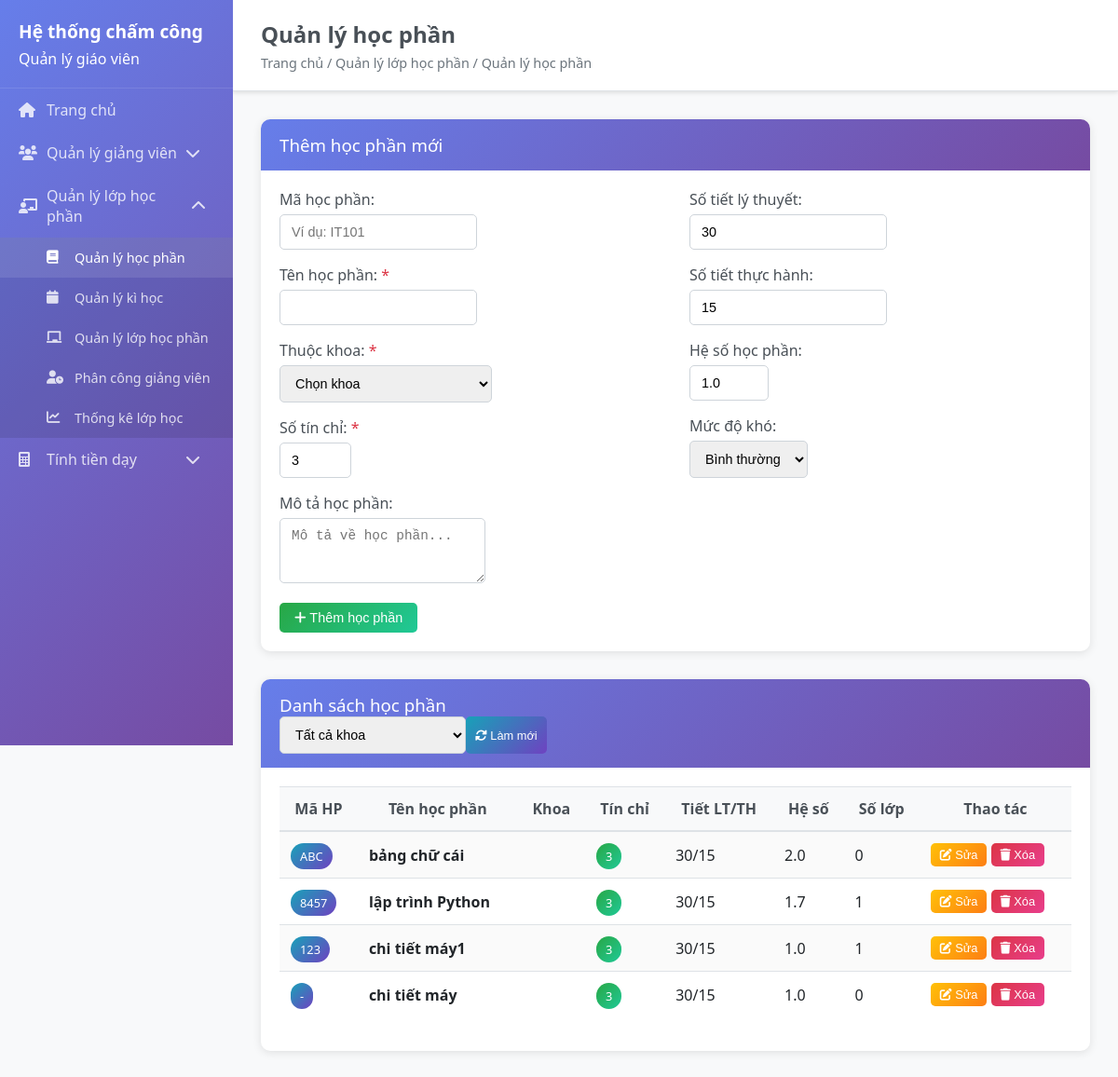
Page /subjects on the committed database.
### backend/models/subject.py (models this page shows, shortened)
class Subject(BaseModel):
    __tablename__ = 'subjects'
    code = db.Column(db.String(20), unique=True, nullable=True)
    name = db.Column(db.String(100), nullable=False)
    credits = db.Column(db.Integer, default=3)
    department_id = db.Column(db.Integer, db.ForeignKey('departments.id'), nullable=True, default=1)
    theory_hours = db.Column(db.Integer, default=0)
    practice_hours = db.Column(db.Integer, default=0)
    total_hours = db.Column(db.Integer, default=0)
    subject_coefficient = db.Column(db.Numeric(3, 2), default=1.0)
    difficulty_level = db.Column(db.String(20), default='normal')
    description = db.Column(db.Text, nullable=True)
    prerequisites = db.Column(db.Text, nullable=True)
    department = db.Column(db.String(100), nullable=True)
    student_count = db.Column(db.Integer, default=0)
    is_active = db.Column(db.Boolean, default=True)
    department_ref = db.relationship('Department', foreign_keys=[department_id], backref='subjects')
    @property
    def total_classes(self):
        try:
            from models.teaching_assignment import TeachingAssignment
            return TeachingAssignment.query.filter_by(subject_id=self.id).count()
        except:
            return 0

### backend/app.py (the view, shortened to what this page needs)
@app.route('/subjects')
def subjects():
    try:
        subjects_list = []
        departments_list = []
        if 'Subject' in globals():
            subjects_list = Subject.query.filter_by(is_active=True).order_by(Subject.created_at.desc()).all()
        if 'Department' in globals():
            departments_list = Department.query.filter_by(is_active=True).order_by(Department.name).all()
            print(f"Found {len(departments_list)} departments for subjects")
        return render_template('subjects.html',
                             subjects=subjects_list,
                             departments=departments_list)
    except Exception as e:
        print(f"Error in subjects route: {e}")
        import traceback
        traceback.print_exc()
        return render_template('subjects.html', subjects=[], departments=[])

### frontend/templates/subjects.html (shortened to what this page needs)
<!DOCTYPE html>
<html lang="en">
<head>
    <link rel="stylesheet" href="{{ url_for('static', filename='css/style.css') }}">
</head>
<body>
    {% extends "base.html" %}
    {% block page_title %}Quản lý học phần{% endblock %}
    {% block breadcrumb %}Trang chủ / Quản lý lớp học phần / Quản lý học phần{% endblock %}
    {% block content %}
    <div class="card">
        <div class="card-header">
            <h3>Thêm học phần mới</h3>
        </div>
        <div class="card-body">
            <form id="subject-form">
                <div class="row">
                    <div class="col-md-6">
                        <div class="form-group">
                            <label for="subject-code">Mã học phần:</label>
                            <input type="text" id="subject-code" name="code" class="form-control" placeholder="Ví dụ: IT101">
                        </div>
                        <div class="form-group">
                            <label for="subject-name">Tên học phần: <span class="text-danger">*</span></label>
                            <input type="text" id="subject-name" name="name" class="form-control" required>
                        </div>
                        <div class="form-group">
                            <label for="subject-department">Thuộc khoa: <span class="text-danger">*</span></label>
                            <select id="subject-department" name="department_id" class="form-control" required>
                                <option value="">Chọn khoa</option>
                            </select>
                        </div>
                        <div class="form-group">
                            <label for="subject-credits">Số tín chỉ: <span class="text-danger">*</span></label>
                            <input type="number" id="subject-credits" name="credits" class="form-control" min="1" max="10" value="3" required>
                        </div>
                    </div>
                    <div class="col-md-6">
                        <div class="form-group">
                            <label for="subject-theory-hours">Số tiết lý thuyết:</label>
                            <input type="number" id="subject-theory-hours" name="theory_hours" class="form-control" min="0" value="30">
                        </div>
                        <div class="form-group">
                            <label for="subject-practice-hours">Số tiết thực hành:</label>
                            <input type="number" id="subject-practice-hours" name="practice_hours" class="form-control" min="0" value="15">
                        </div>
                        <div class="form-group">
                            <label for="subject-coefficient">Hệ số học phần:</label>
                            <input type="number" id="subject-coefficient" name="subject_coefficient" class="form-control" step="0.1" min="0.5" max="3.0" value="1.0">
                        </div>
                        <div class="form-group">
                            <label for="subject-difficulty">Mức độ khó:</label>
                            <select id="subject-difficulty" name="difficulty_level" class="form-control">
                                <option value="normal">Bình thường</option>
                            </select>
                        </div>
                    </div>
                </div>
                <div class="form-group">
                    <label for="subject-description">Mô tả học phần:</label>
                    <textarea id="subject-description" name="description" class="form-control" rows="3" placeholder="Mô tả về học phần..."></textarea>
                </div>
                <button type="submit" class="btn btn-success" id="submit-btn">
                    <i class="fas fa-plus"></i> Thêm học phần
                </button>
            </form>
        </div>
    </div>
    <div class="card">
        <div class="card-header">
            <h3>Danh sách học phần</h3>
            <div class="d-flex">
                <select id="filter-department" class="form-control mr-2" style="width: 200px;">
                    <option value="">Tất cả khoa</option>
                </select>
                <button class="btn btn-info btn-sm" onclick="refreshSubjectsList()">
                    <i class="fas fa-sync-alt"></i> Làm mới
                </button>
            </div>
        </div>
        <div class="card-body">
            <div class="table-responsive">
                <table class="table table-striped">
                    <thead>
                        <tr>
                            <th>Mã HP</th>
                            <th>Tên học phần</th>
                            <th>Khoa</th>
                            <th>Tín chỉ</th>
                            <th>Tiết LT/TH</th>
                            <th>Hệ số</th>
                            <th>Số lớp</th>
                            <th>Thao tác</th>
                        </tr>
                    </thead>
                    <tbody id="subjects-tbody">
                        {% for subject in subjects %}
                        <tr>
                            <td><span class="badge badge-info">{{ subject.code or '-' }}</span></td>
                            <td><strong>{{ subject.name }}</strong></td>
                            <td>{{ subject.department_abbreviation }}</td>
                            <td><span class="badge badge-success">{{ subject.credits }}</span></td>
                            <td>{{ subject.theory_hours }}/{{ subject.practice_hours }}</td>
                            <td>{{ "%.1f"|format(subject.subject_coefficient) }}</td>
                            <td>{{ subject.total_classes }}</td>
                            <td>
                                <button class="btn btn-warning btn-sm" onclick="editSubject({{ subject.id }})">
                                    <i class="fas fa-edit"></i> Sửa
                                </button>
                                <button class="btn btn-danger btn-sm" onclick="deleteSubject({{ subject.id }})">
                                    <i class="fas fa-trash"></i> Xóa
                                </button>
                            </td>
                        </tr>
                        {% else %}
                        <tr>
                            <td colspan="8" style="text-align: center;">Chưa có học phần nào</td>
                        </tr>
                        {% endfor %}
                    </tbody>
                </table>
            </div>
        </div>
    </div>
    {% endblock %}

### frontend/static/css/style.css (style rules this page uses)
* { margin: 0; padding: 0; box-sizing: border-box; }
body { font-family: 'Segoe UI', Tahoma, Geneva, Verdana, sans-serif; background-color: #f8f9fa; color: #333; }
.card { background: white; border-radius: 10px; box-shadow: 0 2px 10px rgba(0,0,0,0.1); margin-bottom: 30px; border: none; }
.card-header { background: linear-gradient(135deg, #667eea 0%, #764ba2 100%); color: white; padding: 15px 20px; border-radius: 10px 10px 0 0; border-bottom: none; }
.card-header h3, .card-header h5 { margin: 0; font-weight: 500; }
.card-body { padding: 20px; }
.form-group { margin-bottom: 1rem; }
.form-group label { font-weight: 500; margin-bottom: 5px; display: block; color: #495057; }
.form-control { border: 1px solid #ced4da; border-radius: 5px; padding: 10px 12px; font-size: 0.9rem; transition: all 0.3s ease; }
.btn { border-radius: 5px; padding: 8px 16px; font-size: 0.9rem; font-weight: 500; border: none; cursor: pointer; transition: all 0.3s ease; text-decoration: none; display: inline-block; }
.btn-success { background: linear-gradient(135deg, #28a745, #20c997); color: white; }
.btn-warning { background: linear-gradient(135deg, #ffc107, #fd7e14); color: white; }
.btn-danger { background: linear-gradient(135deg, #dc3545, #e83e8c); color: white; }
.btn-info { background: linear-gradient(135deg, #17a2b8, #6f42c1); color: white; }
.btn-sm { padding: 5px 10px; font-size: 0.8rem; }
.table { width: 100%; margin-bottom: 1rem; color: #212529; border-collapse: collapse; }
.table th, .table td { padding: 12px; vertical-align: middle; border-top: 1px solid #dee2e6; }
.table thead th { background-color: #f8f9fa; border-bottom: 2px solid #dee2e6; font-weight: 600; color: #495057; }
.table-striped tbody tr:nth-of-type(odd) { background-color: rgba(0,0,0,0.02); }
.table-responsive { overflow-x: auto; }
.badge { padding: 5px 10px; border-radius: 20px; font-size: 0.8rem; font-weight: 500; }
.badge-info { background: linear-gradient(135deg, #17a2b8, #6f42c1); color: white; }
.badge-success { background: linear-gradient(135deg, #28a745, #20c997); color: white; }
.text-danger { color: #dc3545; }
.d-flex { display: flex; }
.row { display: flex; flex-wrap: wrap; margin: 0 -15px; }
.col-md-3, .col-md-4, .col-md-6, .col-md-8, .col-12 { padding: 0 15px; }
.col-md-6 { flex: 0 0 50%; max-width: 50%; }

### rows in the picture
Subject: code "ABC", name "bảng chữ cái", credits "3", theory_hours "30", practice_hours "15", subject_coefficient "2.0", total_classes "0"
Subject: code "8457", name "lập trình Python", credits "3", theory_hours "30", practice_hours "15", subject_coefficient "1.7", total_classes "1"
Subject: code "123", name "chi tiết máy1", credits "3", theory_hours "30", practice_hours "15", subject_coefficient "1.0", total_classes "1"
Subject: code "-", name "chi tiết máy", credits "3", theory_hours "30", practice_hours "15", subject_coefficient "1.0", total_classes "0"
